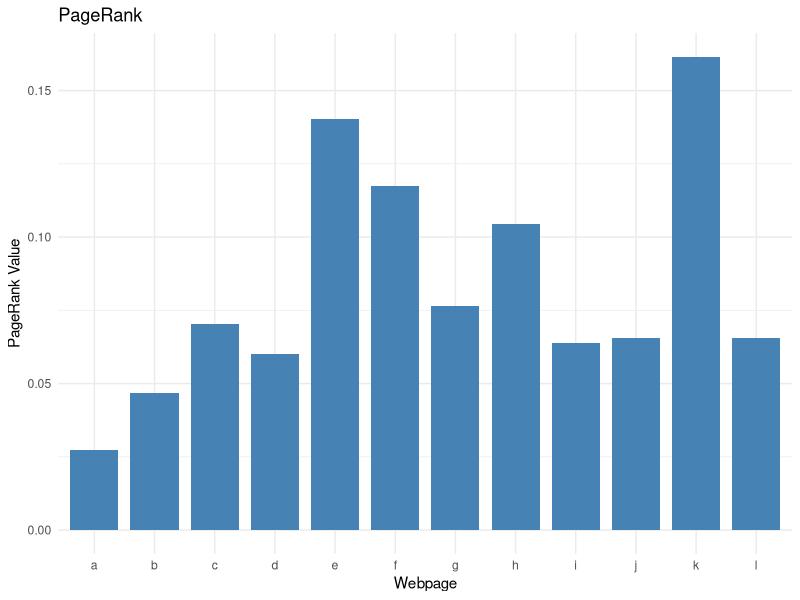
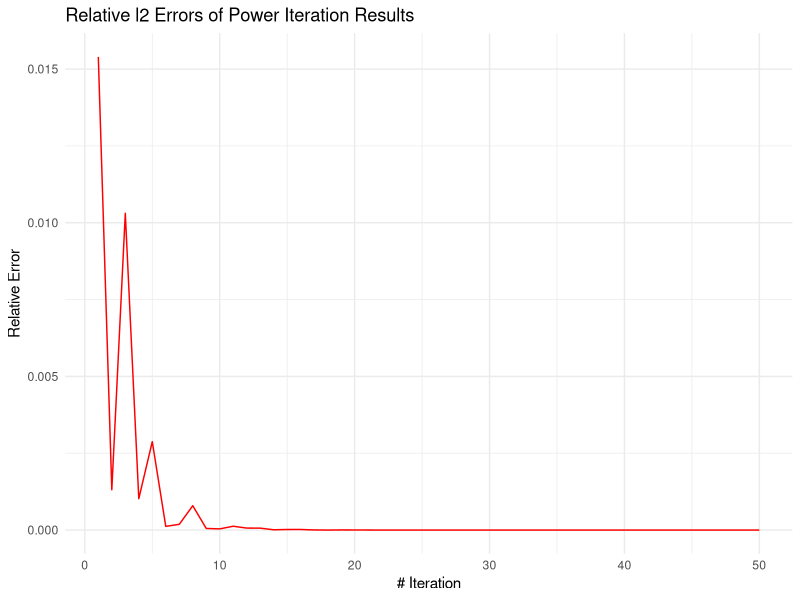

Write R code to recreate these figures, in order.
library(MASS)
library(ggplot2)

# Creating hyperlink matrix
G = t(fractions(matrix(c(0, 0, 0, 1/2, 0, 0, 0, 1/2, 0, 0, 0, 0,
                       1/3, 0, 0, 1/3, 1/3, 0, 0, 0, 0, 0, 0, 0,
                       0, 1/2, 0, 0, 1/2, 0, 0, 0, 0, 0, 0, 0,
                       0, 0, 0, 0, 0, 0, 0, 1, 0, 0, 0, 0,
                       0, 0, 0, 0, 0, 0, 0, 0, 0, 0, 0, 0,
                       0, 0, 1/2, 0, 1/2, 0, 0, 0, 0, 0, 0, 0,
                       0, 0, 0, 1/4, 1/4, 1/4, 0, 1/4, 0, 0, 0, 0,
                       0, 0, 0, 0, 0, 0, 0, 0, 1/2, 0, 1/2, 0,
                       0, 0, 0, 0, 0, 0, 1/2, 0, 0, 0, 1/2, 0,
                       0, 0, 0, 0, 0, 1/2, 1/2, 0, 0, 0, 0, 0,
                       0, 0, 0, 0, 0, 1/3, 0, 0, 0, 1/3, 0, 1/3,
                       0, 0, 0, 0, 0, 0, 0, 0, 0, 0, 1, 0),
                       nrow = 12, ncol = 12)))

# Eigenvalue Decomposition
ev1 = eigen(t(G))
evalue1 = ev1$values[1] # Choosing largest eigenvalue
evector1 = ev1$vectors[,1] # Eigenvector corresponding to largest eigenvalue

# Adding artificial links to dangling node
Gnew = G
Gnew[5,] = rep(1/12, 12)
ev2 = eigen(t(Gnew)) # Eigenvalue decomposition of new G matrix
evalue2 = ev2$values[1]
evector2 = ev2$vectors[,1]

# Normalizing eigenvector
evector2n = evector2/sum(evector2)

# Ordering eigenvector
ranks = data.frame(webpage = letters[1:12], pagerank = Re(evector2n))
ranks_sorted = ranks[order(ranks$pagerank, decreasing = TRUE),]
ranks_plot = ggplot(data = ranks, aes(x = webpage, y = pagerank)) +
                geom_bar(stat = "identity", fill = "steelblue", width = 0.8) +
                labs(title = "PageRank", 
                     x = "Webpage",
                     y = "PageRank Value") +
                theme_minimal()
ranks_plot

# Power Iteration
powermethod = function(A, k){
  # function that returns largest eigenvalue and eigenvector of matrix A
  # given k iterations
  v = rep(1/nrow(A), nrow(A)) # initialize vector
  for(i in 1:k){
    w = A %*% v
    v = w/norm(w, type = c("1"))
    lambda = t(v) %*% A %*% v
  }
  return(list(eigenvalue = lambda, eigenvector = v))
}

# Iterating through different k's
ret = c()
error = c()
abs = norm(as.matrix(Re(evector2n)), type = "2") # used for calculating errors of iterated eigenvector norms
for(k in 1:50){
  ev_power = powermethod(t(Gnew), k)
  ret = c(ret, ev_power$eigenvalue)
  l2 = norm(ev_power$eigenvector, type = "2")
  error = c(error, abs - l2)
}
df = data.frame(iteration = c(1:50), eigenvalue = ret, error = error) # converges at 28 iterations
evector_power = powermethod(t(Gnew), 28)$eigenvector # should be equivalent to evector2n

# Plot of l2 errors of power iteration results
error_plot = ggplot(data = df, aes(x = iteration, y = abs(error))) +
                geom_line(col = "red") +
                labs(title = "Relative l2 Errors of Power Iteration Results",
                     x = "# Iteration",
                     y = "Relative Error") +
                theme_minimal()
error_plot

# Part 9
alpha <- 0.85
n <- nrow(G)
E <- matrix(1/n, n, n)
G_tilde <- alpha * G + (1 - alpha) * E

# Part 10
ev3 <- eigen(t(G_tilde))
evalue3 <- ev3$values[1]
evector3 <- abs(ev3$vectors[,1])

# Part 11
rankings_comparison <- data.frame(
  webpage = letters[1:12],
  pagerank_G = Re(evector2n),
  pagerank_G_tilde = evector3 / sum(evector3)
)

# Sort pagerank
rankings_comparison_sorted <- rankings_comparison[order(rankings_comparison$pagerank_G_tilde, decreasing = TRUE),]
print(rankings_comparison_sorted)

# Part 12
keywords <- c("Ash", "Butternut", "Cherry", "Elm", "Katsura", "Magnolia", "Teak", "Ginkgo", 
              "Fir", "Hickory", "Pine", "Willow", "Redwood", "Sassafras", "Oak", "Spruce", 
              "Aspen")

# List of keywords for each webpage
webpages <- list(
  A = c("Ash", "Butternut", "Cherry", "Elm", "Katsura", "Magnolia", "Teak", "Ginkgo"),
  B = c("Butternut", "Fir", "Hickory", "Magnolia", "Pine", "Willow", "Redwood", "Sassafras"),
  C = c("Ash", "Elm", "Hickory", "Katsura", "Oak", "Ginkgo", "Redwood"),
  D = c("Butternut", "Cherry", "Fir", "Spruce", "Teak", "Aspen", "Sassafras"),
  E = c("Cherry", "Hickory", "Oak", "Pine", "Willow", "Redwood"),
  f = c("Ash", "Fir", "Magnolia", "Spruce", "Ginkgo", "Redwood", "Aspen", "Sassafras"),
  G = c("Ash", "Butternut", "Oak", "Spruce", "Ginkgo", "Redwood"),
  H = c("Ash", "Cherry", "Hickory", "Willow", "Redwood", "Aspen"),
  I = c("Elm", "Fir", "Katsura", "Magnolia", "Pine", "Spruce", "Sassafras"),
  J = c("Magnolia", "Oak", "Willow", "Redwood", "Aspen", "Sassafras"),
  K = c("Cherry", "Elm", "Fir", "Hickory", "Teak", "Ginkgo", "Redwood", "Sassafras"),
  L = c("Butternut", "Elm", "Katsura", "Oak", "Pine", "Spruce", "Teak", "Ginkgo", "Aspen", "Sassafras")
)

# term-document matrix
D <- matrix(0, nrow = length(keywords), ncol = length(webpages))
rownames(D) <- keywords
colnames(D) <- names(webpages)

# Fill
for (j in seq_along(webpages)) {
  for (keyword in webpages[[j]]) {
    D[keyword, j] <- 1
  }
}

print(D)

# Part 13 and Part 14 and Part 15 for each user query

# 1 "Ash"
q_ash <- rep(0, length(keywords))
names(q_ash) <- keywords
q_ash["Ash"] <- 1
d_ash <- t(q_ash) %*% D
d_ash_df <- data.frame(webpage = colnames(D), score = as.numeric(d_ash))
d_ash_df_sorted <- d_ash_df[order(-d_ash_df$score),]

# 2 "Fir" OR "Hickory"
q_fir_hickory <- rep(0, length(keywords))
names(q_fir_hickory) <- keywords
q_fir_hickory[c("Fir", "Hickory")] <- 1
d_fir_hickory <- t(q_fir_hickory) %*% D
d_fir_hickory_df <- data.frame(webpage = colnames(D), score = as.numeric(d_fir_hickory))
d_fir_hickory_df_sorted <- d_fir_hickory_df[order(-d_fir_hickory_df$score),]

# 3"Katsura" AND "Oak"
q_katsura_oak <- rep(0, length(keywords))
names(q_katsura_oak) <- keywords
q_katsura_oak[c("Katsura", "Oak")] <- 1
d_katsura_oak <- t(q_katsura_oak) %*% D
d_katsura_oak_df <- data.frame(webpage = colnames(D), score = as.numeric(d_katsura_oak))
# Ensure both keywords are present by checking if the webpage contains both "Katsura" and "Oak"
webpages_with_both <- apply(D[c("Katsura", "Oak"), ] == 1, 2, all)
d_katsura_oak_df_filtered <- d_katsura_oak_df[webpages_with_both, ]
d_katsura_oak_df_sorted <- d_katsura_oak_df_filtered[order(-d_katsura_oak_df_filtered$score),]

# 4 "Aspen" and not "Sassafras"
q_aspen_not_sassafras <- rep(0, length(keywords))
names(q_aspen_not_sassafras) <- keywords
q_aspen_not_sassafras["Aspen"] <- 1
d_aspen_not_sassafras <- t(q_aspen_not_sassafras) %*% D
d_aspen_not_sassafras_df <- data.frame(webpage = colnames(D), score = as.numeric(d_aspen_not_sassafras))
# Exclude webpages containing "Sassafras"
webpages_without_sassafras <- D["Sassafras", ] == 0
d_aspen_not_sassafras_df_filtered <- d_aspen_not_sassafras_df[webpages_without_sassafras, ]
d_aspen_not_sassafras_df_sorted <- d_aspen_not_sassafras_df_filtered[order(-d_aspen_not_sassafras_df_filtered$score),]

# Display results
list(
  ash = d_ash_df_sorted,
  fir_or_hickory = d_fir_hickory_df_sorted,
  katsura_and_oak = d_katsura_oak_df_sorted,
  aspen_not_sassafras = d_aspen_not_sassafras_df_sorted
)
